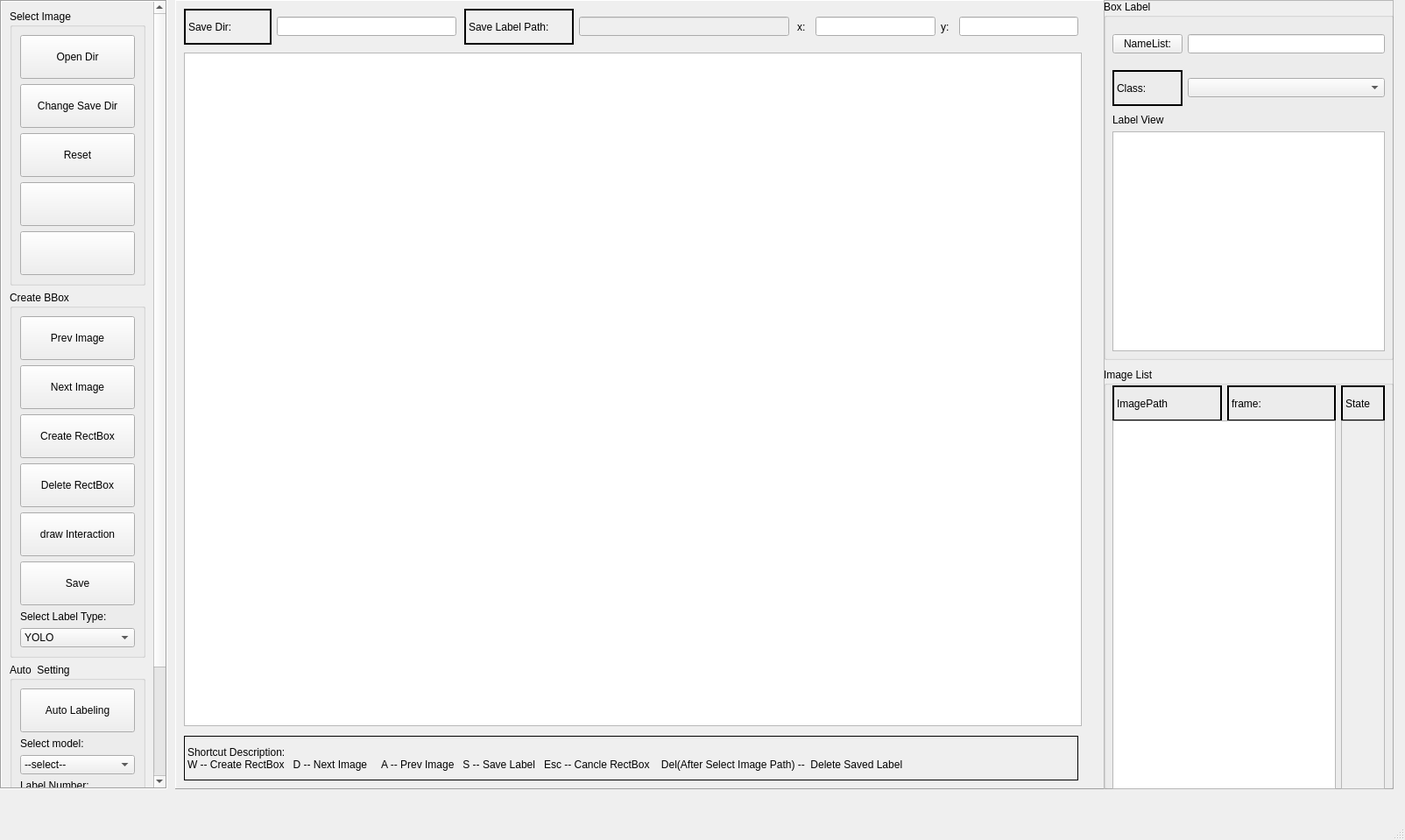
<?xml version="1.0" encoding="UTF-8"?>
<ui version="4.0">
 <class>LabelImg</class>
 <widget class="QMainWindow" name="LabelImg">
  <property name="geometry">
   <rect>
    <x>0</x>
    <y>0</y>
    <width>1604</width>
    <height>959</height>
   </rect>
  </property>
  <property name="windowTitle">
   <string>MainWindow</string>
  </property>
  <widget class="QWidget" name="centralwidget">
   <widget class="QScrollArea" name="scrollArea">
    <property name="geometry">
     <rect>
      <x>0</x>
      <y>0</y>
      <width>191</width>
      <height>901</height>
     </rect>
    </property>
    <property name="frameShape">
     <enum>QFrame::Box</enum>
    </property>
    <property name="widgetResizable">
     <bool>true</bool>
    </property>
    <widget class="QWidget" name="scrollAreaWidgetContents">
     <property name="geometry">
      <rect>
       <x>0</x>
       <y>0</y>
       <width>190</width>
       <height>1069</height>
      </rect>
     </property>
     <layout class="QVBoxLayout" name="verticalLayout">
      <item>
       <widget class="QGroupBox" name="groupBox_2">
        <property name="title">
         <string>Select Image</string>
        </property>
        <layout class="QVBoxLayout" name="verticalLayout_4">
         <item>
          <widget class="QPushButton" name="OpenDirButton">
           <property name="minimumSize">
            <size>
             <width>0</width>
             <height>50</height>
            </size>
           </property>
           <property name="maximumSize">
            <size>
             <width>16777215</width>
             <height>50</height>
            </size>
           </property>
           <property name="text">
            <string>Open Dir</string>
           </property>
          </widget>
         </item>
         <item>
          <widget class="QPushButton" name="SaveDirButton">
           <property name="minimumSize">
            <size>
             <width>0</width>
             <height>50</height>
            </size>
           </property>
           <property name="maximumSize">
            <size>
             <width>16777215</width>
             <height>50</height>
            </size>
           </property>
           <property name="text">
            <string>Change Save Dir</string>
           </property>
          </widget>
         </item>
         <item>
          <widget class="QPushButton" name="ResetButton">
           <property name="minimumSize">
            <size>
             <width>0</width>
             <height>50</height>
            </size>
           </property>
           <property name="maximumSize">
            <size>
             <width>16777215</width>
             <height>50</height>
            </size>
           </property>
           <property name="text">
            <string>Reset</string>
           </property>
          </widget>
         </item>
         <item>
          <widget class="QPushButton" name="zoomIn">
           <property name="minimumSize">
            <size>
             <width>0</width>
             <height>50</height>
            </size>
           </property>
           <property name="maximumSize">
            <size>
             <width>16777215</width>
             <height>50</height>
            </size>
           </property>
           <property name="cursor">
            <cursorShape>PointingHandCursor</cursorShape>
           </property>
           <property name="text">
            <string/>
           </property>
           <property name="icon">
            <iconset>
             <normaloff>../icon/zoom-in.png</normaloff>../icon/zoom-in.png</iconset>
           </property>
          </widget>
         </item>
         <item>
          <widget class="QPushButton" name="zoomOut">
           <property name="minimumSize">
            <size>
             <width>0</width>
             <height>50</height>
            </size>
           </property>
           <property name="cursor">
            <cursorShape>PointingHandCursor</cursorShape>
           </property>
           <property name="text">
            <string/>
           </property>
           <property name="icon">
            <iconset>
             <normaloff>../icon/zoom-out.png</normaloff>../icon/zoom-out.png</iconset>
           </property>
          </widget>
         </item>
        </layout>
       </widget>
      </item>
      <item>
       <widget class="QGroupBox" name="groupBox">
        <property name="title">
         <string>Create BBox</string>
        </property>
        <layout class="QVBoxLayout" name="verticalLayout_2">
         <item>
          <widget class="QPushButton" name="PrevButton">
           <property name="minimumSize">
            <size>
             <width>0</width>
             <height>50</height>
            </size>
           </property>
           <property name="maximumSize">
            <size>
             <width>16777215</width>
             <height>50</height>
            </size>
           </property>
           <property name="text">
            <string>Prev Image</string>
           </property>
          </widget>
         </item>
         <item>
          <widget class="QPushButton" name="NextButton">
           <property name="minimumSize">
            <size>
             <width>0</width>
             <height>50</height>
            </size>
           </property>
           <property name="maximumSize">
            <size>
             <width>16777215</width>
             <height>50</height>
            </size>
           </property>
           <property name="text">
            <string>Next Image</string>
           </property>
          </widget>
         </item>
         <item>
          <widget class="QPushButton" name="CreateBBoxButton">
           <property name="minimumSize">
            <size>
             <width>0</width>
             <height>50</height>
            </size>
           </property>
           <property name="maximumSize">
            <size>
             <width>16777215</width>
             <height>50</height>
            </size>
           </property>
           <property name="text">
            <string>Create RectBox</string>
           </property>
          </widget>
         </item>
         <item>
          <widget class="QPushButton" name="DeleteBBoxButton">
           <property name="minimumSize">
            <size>
             <width>0</width>
             <height>50</height>
            </size>
           </property>
           <property name="maximumSize">
            <size>
             <width>16777215</width>
             <height>50</height>
            </size>
           </property>
           <property name="text">
            <string>Delete RectBox</string>
           </property>
          </widget>
         </item>
         <item>
          <widget class="QPushButton" name="CreateBBoxButton_2">
           <property name="minimumSize">
            <size>
             <width>0</width>
             <height>50</height>
            </size>
           </property>
           <property name="maximumSize">
            <size>
             <width>16777215</width>
             <height>50</height>
            </size>
           </property>
           <property name="text">
            <string>draw Interaction</string>
           </property>
          </widget>
         </item>
         <item>
          <widget class="QPushButton" name="SaveButton">
           <property name="minimumSize">
            <size>
             <width>0</width>
             <height>50</height>
            </size>
           </property>
           <property name="maximumSize">
            <size>
             <width>16777215</width>
             <height>50</height>
            </size>
           </property>
           <property name="text">
            <string>Save</string>
           </property>
          </widget>
         </item>
         <item>
          <widget class="QLabel" name="label_6">
           <property name="text">
            <string>Select Label Type:</string>
           </property>
          </widget>
         </item>
         <item>
          <widget class="QComboBox" name="LabelTypeComboBox">
           <item>
            <property name="text">
             <string>YOLO</string>
            </property>
           </item>
           <item>
            <property name="text">
             <string>Pascal VOC</string>
            </property>
           </item>
          </widget>
         </item>
        </layout>
       </widget>
      </item>
      <item>
       <widget class="QGroupBox" name="groupBox_6">
        <property name="title">
         <string>Auto  Setting</string>
        </property>
        <layout class="QVBoxLayout" name="verticalLayout_6">
         <item>
          <widget class="QPushButton" name="AutoLabelingButton">
           <property name="minimumSize">
            <size>
             <width>0</width>
             <height>50</height>
            </size>
           </property>
           <property name="maximumSize">
            <size>
             <width>16777215</width>
             <height>50</height>
            </size>
           </property>
           <property name="text">
            <string>Auto Labeling</string>
           </property>
          </widget>
         </item>
         <item>
          <widget class="QLabel" name="label_2">
           <property name="text">
            <string>Select model:</string>
           </property>
          </widget>
         </item>
         <item>
          <widget class="QComboBox" name="ModelComboBox">
           <item>
            <property name="text">
             <string>--select--</string>
            </property>
           </item>
           <item>
            <property name="text">
             <string>Mask-RCNN</string>
            </property>
           </item>
           <item>
            <property name="text">
             <string>YOLOV7</string>
            </property>
           </item>
          </widget>
         </item>
         <item>
          <widget class="QLabel" name="label">
           <property name="text">
            <string>Label Number:</string>
           </property>
          </widget>
         </item>
         <item>
          <widget class="QLineEdit" name="LabelNumber"/>
         </item>
         <item>
          <widget class="QLabel" name="label_13">
           <property name="text">
            <string>Select Class</string>
           </property>
          </widget>
         </item>
         <item>
          <widget class="QComboBox" name="ClassComboBox">
           <item>
            <property name="text">
             <string>--select--</string>
            </property>
           </item>
           <item>
            <property name="text">
             <string>car</string>
            </property>
           </item>
           <item>
            <property name="text">
             <string>person</string>
            </property>
           </item>
           <item>
            <property name="text">
             <string/>
            </property>
           </item>
          </widget>
         </item>
         <item>
          <widget class="QLabel" name="label_14">
           <property name="text">
            <string>Frame Filter</string>
           </property>
          </widget>
         </item>
         <item>
          <widget class="QComboBox" name="comboBox">
           <property name="maximumSize">
            <size>
             <width>16777215</width>
             <height>21</height>
            </size>
           </property>
           <property name="iconSize">
            <size>
             <width>20</width>
             <height>20</height>
            </size>
           </property>
           <item>
            <property name="text">
             <string>--select--</string>
            </property>
           </item>
           <item>
            <property name="text">
             <string>Uniform Sample</string>
            </property>
           </item>
           <item>
            <property name="text">
             <string>Motion Detect</string>
            </property>
           </item>
          </widget>
         </item>
        </layout>
       </widget>
      </item>
     </layout>
    </widget>
   </widget>
   <widget class="QFrame" name="frame">
    <property name="geometry">
     <rect>
      <x>200</x>
      <y>0</y>
      <width>1061</width>
      <height>901</height>
     </rect>
    </property>
    <property name="frameShape">
     <enum>QFrame::Panel</enum>
    </property>
    <property name="frameShadow">
     <enum>QFrame::Raised</enum>
    </property>
    <widget class="QGraphicsView" name="graphicsView">
     <property name="geometry">
      <rect>
       <x>10</x>
       <y>60</y>
       <width>1025</width>
       <height>769</height>
      </rect>
     </property>
     <property name="horizontalScrollBarPolicy">
      <enum>Qt::ScrollBarAsNeeded</enum>
     </property>
    </widget>
    <widget class="QWidget" name="horizontalLayoutWidget_3">
     <property name="geometry">
      <rect>
       <x>10</x>
       <y>10</y>
       <width>311</width>
       <height>41</height>
      </rect>
     </property>
     <layout class="QHBoxLayout" name="horizontalLayout_3">
      <item>
       <widget class="QLabel" name="label_5">
        <property name="minimumSize">
         <size>
          <width>100</width>
          <height>0</height>
         </size>
        </property>
        <property name="maximumSize">
         <size>
          <width>100</width>
          <height>16777215</height>
         </size>
        </property>
        <property name="styleSheet">
         <string notr="true"/>
        </property>
        <property name="frameShape">
         <enum>QFrame::WinPanel</enum>
        </property>
        <property name="text">
         <string>Save Dir:</string>
        </property>
       </widget>
      </item>
      <item>
       <widget class="QLineEdit" name="SaveDir">
        <property name="styleSheet">
         <string notr="true"/>
        </property>
       </widget>
      </item>
     </layout>
    </widget>
    <widget class="QWidget" name="horizontalLayoutWidget_4">
     <property name="geometry">
      <rect>
       <x>330</x>
       <y>10</y>
       <width>371</width>
       <height>41</height>
      </rect>
     </property>
     <layout class="QHBoxLayout" name="horizontalLayout_4">
      <item>
       <widget class="QLabel" name="label_7">
        <property name="minimumSize">
         <size>
          <width>125</width>
          <height>0</height>
         </size>
        </property>
        <property name="maximumSize">
         <size>
          <width>125</width>
          <height>16777215</height>
         </size>
        </property>
        <property name="frameShape">
         <enum>QFrame::WinPanel</enum>
        </property>
        <property name="text">
         <string>Save Label Path:</string>
        </property>
       </widget>
      </item>
      <item>
       <widget class="QLineEdit" name="SaveLabelPath">
        <property name="enabled">
         <bool>false</bool>
        </property>
       </widget>
      </item>
     </layout>
    </widget>
    <widget class="QWidget" name="horizontalLayoutWidget_5">
     <property name="geometry">
      <rect>
       <x>710</x>
       <y>10</y>
       <width>321</width>
       <height>41</height>
      </rect>
     </property>
     <layout class="QHBoxLayout" name="horizontalLayout_5">
      <item>
       <widget class="QLabel" name="label_8">
        <property name="minimumSize">
         <size>
          <width>15</width>
          <height>0</height>
         </size>
        </property>
        <property name="maximumSize">
         <size>
          <width>15</width>
          <height>16777215</height>
         </size>
        </property>
        <property name="frameShape">
         <enum>QFrame::NoFrame</enum>
        </property>
        <property name="text">
         <string>x:</string>
        </property>
       </widget>
      </item>
      <item>
       <widget class="QLineEdit" name="mouseX"/>
      </item>
      <item>
       <widget class="QLabel" name="label_10">
        <property name="minimumSize">
         <size>
          <width>15</width>
          <height>0</height>
         </size>
        </property>
        <property name="maximumSize">
         <size>
          <width>15</width>
          <height>16777215</height>
         </size>
        </property>
        <property name="text">
         <string>y:</string>
        </property>
       </widget>
      </item>
      <item>
       <widget class="QLineEdit" name="mouseY"/>
      </item>
     </layout>
    </widget>
    <widget class="QLabel" name="label_9">
     <property name="geometry">
      <rect>
       <x>10</x>
       <y>840</y>
       <width>1021</width>
       <height>51</height>
      </rect>
     </property>
     <property name="frameShape">
      <enum>QFrame::Panel</enum>
     </property>
     <property name="text">
      <string>Shortcut Description:  
W -- Create RectBox   D -- Next Image     A -- Prev Image   S -- Save Label   Esc -- Cancle RectBox    Del(After Select Image Path) --  Delete Saved Label</string>
     </property>
    </widget>
   </widget>
   <widget class="QFrame" name="frame_2">
    <property name="geometry">
     <rect>
      <x>1260</x>
      <y>0</y>
      <width>331</width>
      <height>901</height>
     </rect>
    </property>
    <property name="frameShape">
     <enum>QFrame::StyledPanel</enum>
    </property>
    <property name="frameShadow">
     <enum>QFrame::Raised</enum>
    </property>
    <widget class="QGroupBox" name="groupBox_4">
     <property name="geometry">
      <rect>
       <x>0</x>
       <y>0</y>
       <width>331</width>
       <height>411</height>
      </rect>
     </property>
     <property name="title">
      <string>Box Label</string>
     </property>
     <widget class="QWidget" name="horizontalLayoutWidget">
      <property name="geometry">
       <rect>
        <x>10</x>
        <y>80</y>
        <width>311</width>
        <height>41</height>
       </rect>
      </property>
      <layout class="QHBoxLayout" name="horizontalLayout">
       <item>
        <widget class="QLabel" name="label_3">
         <property name="minimumSize">
          <size>
           <width>80</width>
           <height>0</height>
          </size>
         </property>
         <property name="maximumSize">
          <size>
           <width>80</width>
           <height>16777215</height>
          </size>
         </property>
         <property name="frameShape">
          <enum>QFrame::WinPanel</enum>
         </property>
         <property name="text">
          <string>Class:</string>
         </property>
        </widget>
       </item>
       <item>
        <widget class="QComboBox" name="LabelComboBox"/>
       </item>
      </layout>
     </widget>
     <widget class="QWidget" name="horizontalLayoutWidget_2">
      <property name="geometry">
       <rect>
        <x>10</x>
        <y>30</y>
        <width>311</width>
        <height>41</height>
       </rect>
      </property>
      <layout class="QHBoxLayout" name="horizontalLayout_2">
       <item>
        <widget class="QPushButton" name="NameListButton">
         <property name="text">
          <string>NameList:</string>
         </property>
        </widget>
       </item>
       <item>
        <widget class="QLineEdit" name="NameListPath"/>
       </item>
      </layout>
     </widget>
     <widget class="QWidget" name="verticalLayoutWidget">
      <property name="geometry">
       <rect>
        <x>10</x>
        <y>130</y>
        <width>311</width>
        <height>271</height>
       </rect>
      </property>
      <layout class="QVBoxLayout" name="verticalLayout_7">
       <item>
        <widget class="QLabel" name="label_4">
         <property name="text">
          <string>Label View</string>
         </property>
        </widget>
       </item>
       <item>
        <widget class="QListWidget" name="ListPreviewWidget"/>
       </item>
      </layout>
     </widget>
    </widget>
    <widget class="QGroupBox" name="groupBox_5">
     <property name="geometry">
      <rect>
       <x>0</x>
       <y>420</y>
       <width>331</width>
       <height>481</height>
      </rect>
     </property>
     <property name="title">
      <string>Image List</string>
     </property>
     <widget class="QWidget" name="horizontalLayoutWidget_6">
      <property name="geometry">
       <rect>
        <x>10</x>
        <y>20</y>
        <width>311</width>
        <height>41</height>
       </rect>
      </property>
      <layout class="QHBoxLayout" name="horizontalLayout_6">
       <item>
        <widget class="QLabel" name="label_11">
         <property name="frameShape">
          <enum>QFrame::WinPanel</enum>
         </property>
         <property name="text">
          <string>ImagePath</string>
         </property>
        </widget>
       </item>
       <item>
        <widget class="QLabel" name="label_15">
         <property name="frameShape">
          <enum>QFrame::WinPanel</enum>
         </property>
         <property name="text">
          <string>frame:</string>
         </property>
        </widget>
       </item>
       <item>
        <widget class="QLabel" name="label_12">
         <property name="minimumSize">
          <size>
           <width>50</width>
           <height>0</height>
          </size>
         </property>
         <property name="maximumSize">
          <size>
           <width>50</width>
           <height>16777215</height>
          </size>
         </property>
         <property name="frameShape">
          <enum>QFrame::WinPanel</enum>
         </property>
         <property name="text">
          <string>State</string>
         </property>
        </widget>
       </item>
      </layout>
     </widget>
     <widget class="QWidget" name="horizontalLayoutWidget_7">
      <property name="geometry">
       <rect>
        <x>10</x>
        <y>60</y>
        <width>311</width>
        <height>421</height>
       </rect>
      </property>
      <layout class="QHBoxLayout" name="horizontalLayout_7">
       <item>
        <widget class="QListWidget" name="ImageListWidget"/>
       </item>
       <item>
        <widget class="QListWidget" name="ImageStateListWidget">
         <property name="enabled">
          <bool>false</bool>
         </property>
         <property name="minimumSize">
          <size>
           <width>50</width>
           <height>0</height>
          </size>
         </property>
         <property name="maximumSize">
          <size>
           <width>50</width>
           <height>16777215</height>
          </size>
         </property>
        </widget>
       </item>
      </layout>
     </widget>
    </widget>
   </widget>
  </widget>
  <widget class="QMenuBar" name="menubar">
   <property name="geometry">
    <rect>
     <x>0</x>
     <y>0</y>
     <width>1604</width>
     <height>26</height>
    </rect>
   </property>
  </widget>
  <widget class="QStatusBar" name="statusbar"/>
 </widget>
 <resources/>
 <connections/>
</ui>
